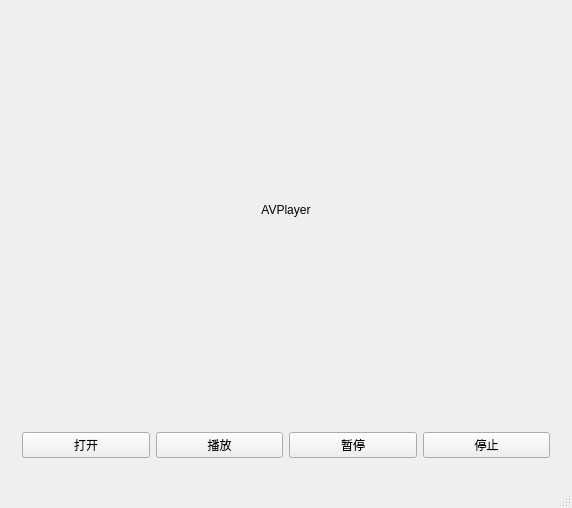
<?xml version="1.0" encoding="UTF-8"?>
<ui version="4.0">
 <class>MainWindow</class>
 <widget class="QMainWindow" name="MainWindow">
  <property name="geometry">
   <rect>
    <x>0</x>
    <y>0</y>
    <width>572</width>
    <height>508</height>
   </rect>
  </property>
  <property name="windowTitle">
   <string>MainWindow</string>
  </property>
  <widget class="QWidget" name="centralWidget">
   <layout class="QGridLayout" name="gridLayout">
    <item row="1" column="0">
     <widget class="QWidget" name="widget" native="true">
      <property name="maximumSize">
       <size>
        <width>16777215</width>
        <height>60</height>
       </size>
      </property>
      <layout class="QHBoxLayout" name="horizontalLayout">
       <item>
        <widget class="QPushButton" name="openBtn">
         <property name="text">
          <string>打开</string>
         </property>
        </widget>
       </item>
       <item>
        <widget class="QPushButton" name="playBtn">
         <property name="text">
          <string>播放</string>
         </property>
         <property name="iconSize">
          <size>
           <width>16</width>
           <height>20</height>
          </size>
         </property>
        </widget>
       </item>
       <item>
        <widget class="QPushButton" name="pauseBtn">
         <property name="text">
          <string>暂停</string>
         </property>
        </widget>
       </item>
       <item>
        <widget class="QPushButton" name="stopBtn">
         <property name="text">
          <string>停止</string>
         </property>
        </widget>
       </item>
      </layout>
     </widget>
    </item>
    <item row="0" column="0">
     <widget class="QLabel" name="label">
      <property name="text">
       <string>AVPlayer</string>
      </property>
      <property name="alignment">
       <set>Qt::AlignCenter</set>
      </property>
     </widget>
    </item>
   </layout>
  </widget>
  <widget class="QStatusBar" name="statusBar"/>
  <widget class="QMenuBar" name="menuBar">
   <property name="geometry">
    <rect>
     <x>0</x>
     <y>0</y>
     <width>572</width>
     <height>23</height>
    </rect>
   </property>
  </widget>
 </widget>
 <layoutdefault spacing="6" margin="11"/>
 <resources/>
 <connections/>
</ui>
